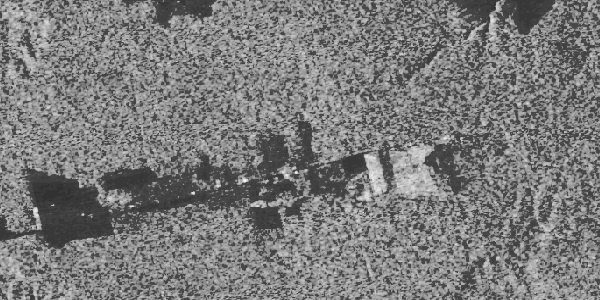
%> input picture REU All Files/Updated Not Parallel/All Images/SantaremG.png, 600 x 300 px
$ octave sarreadnotparallel.m   (GNU Octave 9; MATLAB toolbox functions it lacks are replaced by stand-ins)
%> lines starting %> are read from the running program, lines starting %| are printed output that depends on the picture

% load('trainimages.mat');
% load('trainlabels.mat');
%uncomment the following to run the full program to get the labels and
%features
IM1 = imread('SantaremG.png');
%> IM1 is the input picture: size 300x600 uint8; min 49, max 248, mean 123.5
IM2 = imread('Santarem2G.png');
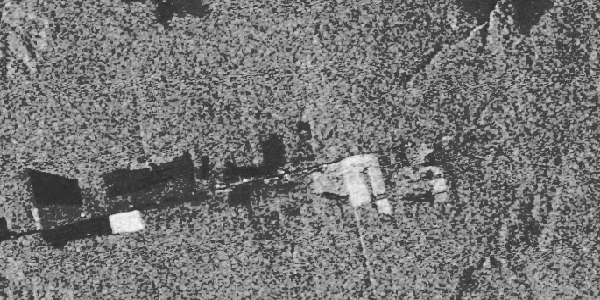
%> input picture REU All Files/Updated Not Parallel/All Images/Santarem2G.png, 600 x 300 px
%> IM2 is the input picture: size 300x600 uint8; min 42, max 248, mean 118.3
IM3 = imread('harvforest1b.png');
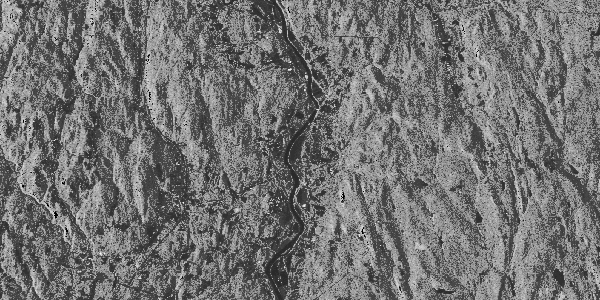
%> input picture REU All Files/Updated Not Parallel/All Images/harvforest1b.png, 600 x 300 px
%> IM3 is the input picture: size 300x600 uint8; min 0, max 248, mean 114.7
IM4 = imread('harvforest1a.png');
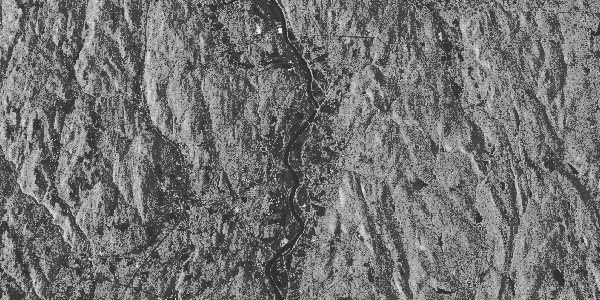
%> input picture REU All Files/Updated Not Parallel/All Images/harvforest1a.png, 600 x 300 px
%> IM4 is the input picture: size 300x600 uint8; min 42, max 248, mean 115
IM5 = imread('harvforest2b.png');
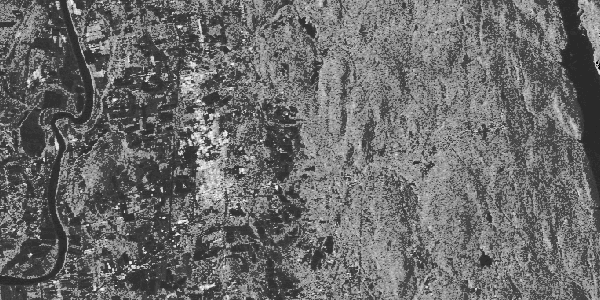
%> input picture REU All Files/Updated Not Parallel/All Images/harvforest2b.png, 600 x 300 px
%> IM5 is the input picture: size 300x600 uint8; min 0, max 248, mean 107.9
IM6 = imread('harvforest2a.png');
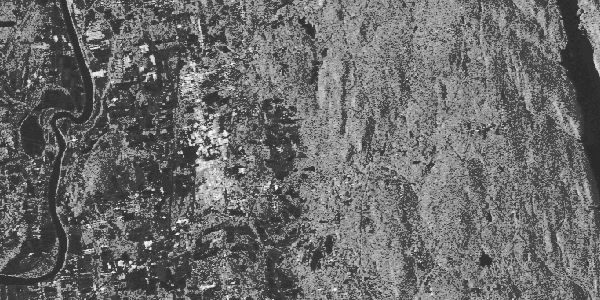
%> input picture REU All Files/Updated Not Parallel/All Images/harvforest2a.png, 600 x 300 px
%> IM6 is the input picture: size 300x600 uint8; min 42, max 248, mean 107.5
%> (the run ends here)
